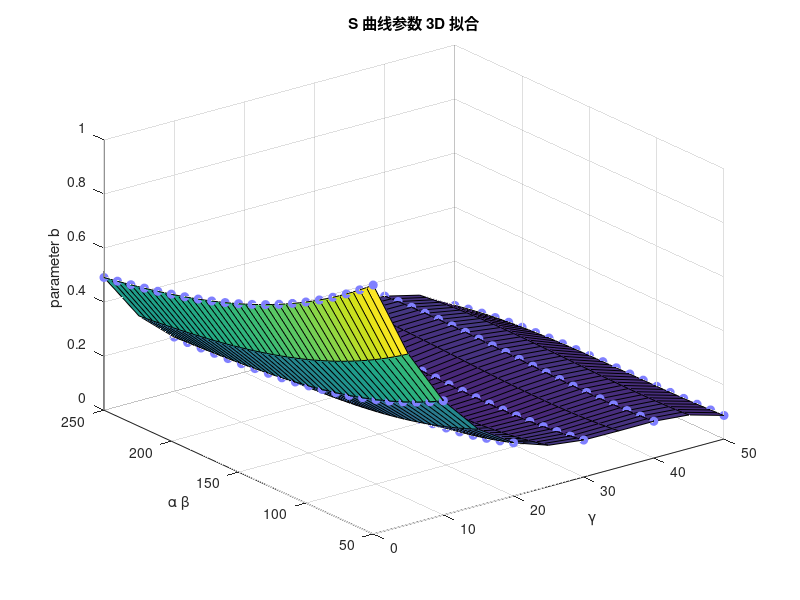

Source code (MATLAB):
% 给定矩阵 C
C2 = [1.17e0 -7.56e-2 1.98e-3 -1.78e-5;
     -5.79e-3 1.81e-4 -1.65e-6 0;
     1.73e-5 -2.02e-7 0 0;
     -2.00e-8 0 0 0];

% 定义变化范围
alpha_beta_values = 50:5:250;
gamma_values = 0:5:50;

% 初始化结果矩阵
z_values2 = zeros(length(alpha_beta_values), length(gamma_values));

% 计算 z
for alpha_beta_index = 1:length(alpha_beta_values)
    for gamma_index = 1:length(gamma_values)
        alpha_beta = alpha_beta_values(alpha_beta_index);
        gamma = gamma_values(gamma_index);
        
        % 计算 z
        z_values2(alpha_beta_index, gamma_index) = sum(sum(C2 .* (alpha_beta).^((0:3)' * ones(1, 4)) .* gamma.^(0:3)));
    end
end

% 三维图像呈现
figure;
surf(gamma_values, alpha_beta_values, z_values2);
xlabel('\gamma');
ylabel('\alpha \beta');
zlabel('parameter b');
title('S 曲线参数 3D 拟合');
grid on;

% 在原图像上用点突出显示特定的点（浅蓝色）
hold on;

highlight_points_alpha_beta = 50:10:250;
highlight_points_gamma = 0:10:50;

[X, Y] = meshgrid(highlight_points_gamma, highlight_points_alpha_beta);
Z = interp2(gamma_values, alpha_beta_values, z_values2, X, Y);

scatter3(X(:), Y(:), Z(:), 'MarkerEdgeColor', [0.5 0.5 1], 'MarkerFaceColor', [0.5 0.5 1]);

hold off;
